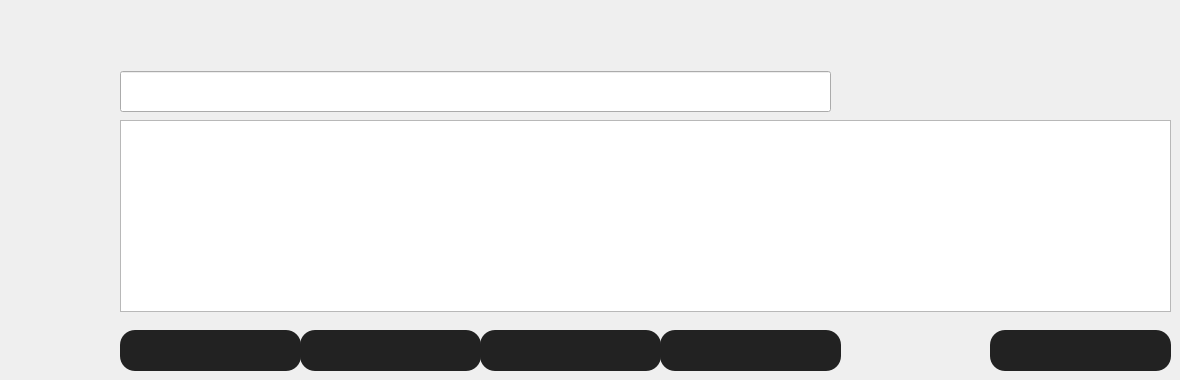
     <widget class="QWidget" name="page_cart">
      <widget class="QLineEdit" name="le_input">
       <property name="geometry">
        <rect>
         <x>120</x>
         <y>71</y>
         <width>711</width>
         <height>41</height>
        </rect>
       </property>
       <property name="styleSheet">
        <string notr="true">font: 75 16pt &quot;MS Shell Dlg 2&quot;;</string>
       </property>
      </widget>
      <widget class="QPushButton" name="pb_add">
       <property name="geometry">
        <rect>
         <x>660</x>
         <y>330</y>
         <width>181</width>
         <height>41</height>
        </rect>
       </property>
       <property name="styleSheet">
        <string notr="true">background-color: rgb(34, 34, 34);
border-radius: 15px</string>
       </property>
       <property name="text">
        <string/>
       </property>
       <property name="icon">
        <iconset>
         <normaloff>add.png</normaloff>add.png</iconset>
       </property>
       <property name="iconSize">
        <size>
         <width>300</width>
         <height>300</height>
        </size>
       </property>
      </widget>
      <widget class="QPushButton" name="pb_delete">
       <property name="geometry">
        <rect>
         <x>480</x>
         <y>330</y>
         <width>181</width>
         <height>41</height>
        </rect>
       </property>
       <property name="styleSheet">
        <string notr="true">background-color: rgb(34, 34, 34);
border-radius: 15px</string>
       </property>
       <property name="text">
        <string/>
       </property>
       <property name="icon">
        <iconset>
         <normaloff>delete.png</normaloff>delete.png</iconset>
       </property>
       <property name="iconSize">
        <size>
         <width>300</width>
         <height>300</height>
        </size>
       </property>
      </widget>
      <widget class="QPushButton" name="pb_edit">
       <property name="geometry">
        <rect>
         <x>300</x>
         <y>330</y>
         <width>181</width>
         <height>41</height>
        </rect>
       </property>
       <property name="styleSheet">
        <string notr="true">background-color: rgb(34, 34, 34);
border-radius: 15px</string>
       </property>
       <property name="text">
        <string/>
       </property>
       <property name="icon">
        <iconset>
         <normaloff>edit.png</normaloff>edit.png</iconset>
       </property>
       <property name="iconSize">
        <size>
         <width>300</width>
         <height>300</height>
        </size>
       </property>
      </widget>
      <widget class="QPushButton" name="pb_showweb">
       <property name="geometry">
        <rect>
         <x>120</x>
         <y>330</y>
         <width>181</width>
         <height>41</height>
        </rect>
       </property>
       <property name="styleSheet">
        <string notr="true">background-color: rgb(34, 34, 34);
border-radius: 15px</string>
       </property>
       <property name="text">
        <string/>
       </property>
       <property name="icon">
        <iconset>
         <normaloff>show.png</normaloff>show.png</iconset>
       </property>
       <property name="iconSize">
        <size>
         <width>300</width>
         <height>300</height>
        </size>
       </property>
      </widget>
      <widget class="QPushButton" name="pb_buy">
       <property name="geometry">
        <rect>
         <x>990</x>
         <y>330</y>
         <width>181</width>
         <height>41</height>
        </rect>
       </property>
       <property name="styleSheet">
        <string notr="true">background-color: rgb(34, 34, 34);
border-radius: 15px</string>
       </property>
       <property name="text">
        <string/>
       </property>
       <property name="icon">
        <iconset>
         <normaloff>buy.png</normaloff>buy.png</iconset>
       </property>
       <property name="iconSize">
        <size>
         <width>300</width>
         <height>300</height>
        </size>
       </property>
      </widget>
      <widget class="QListWidget" name="list_item">
       <property name="geometry">
        <rect>
         <x>120</x>
         <y>120</y>
         <width>1051</width>
         <height>192</height>
        </rect>
       </property>
       <property name="styleSheet">
        <string notr="true">font: 75 16pt &quot;MS Shell Dlg 2&quot;;
</string>
       </property>
      </widget>
     </widget>
